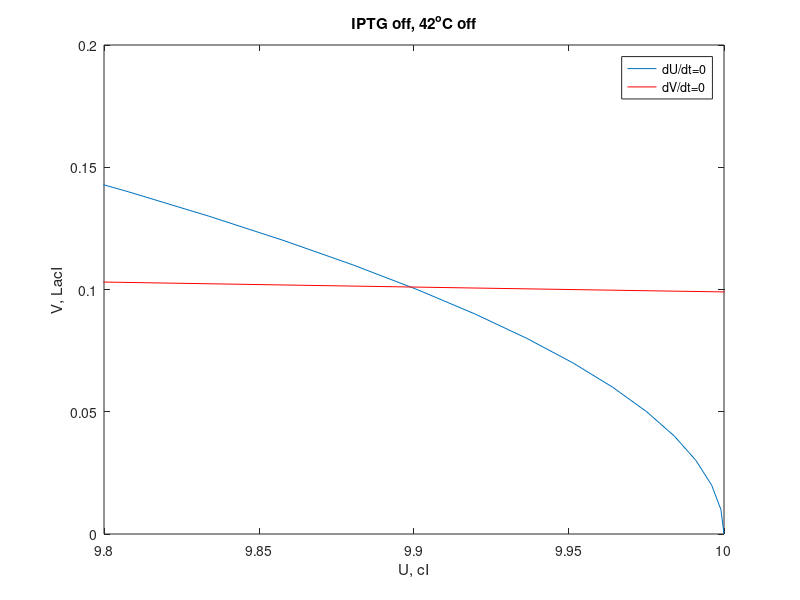

This chart was generated by the following MATLAB code: (Note: this script raises an error after producing the figure.)
clear;hold off;
%options=[];
options = odeset('RelTol',1e-8,'AbsTol',[1e-8 1e-8]);
a1=10;b=2;
a2=10;g=2;
% draw nullcline
y1=0:0.01:30;x2=0:0.01:30;
x1=a1./(1+y1.^b); y2=a2./(1+x2.^g);
figure(1); plot(x1,y1);hold on; plot(x2,y2,'r-');plot([0 30],[0 30],'k--');
legend('dU/dt=0','dV/dt=0');
axis([-1 12 -1 12]);xlabel('U, cI');ylabel('V, LacI');title('IPTG off, 42^oC off');
[x1,y1,button]=ginput(1);
if x1<1 
    xx0=0.1;  yx0=9.9;
elseif x1 < 3
    xx0=2; yx0=2;
else
    xx0=9.9;yx0=0.1;
end
axis([xx0-0.1 xx0+0.1 yx0-0.1 yx0+0.1]);xlabel('U, cI');ylabel('V, LacI');title('IPTG off, 42^oC off');

% calculate the dynamic process from any inital value
button =0;
while button~=3 % right click stop the program
[x1,y1,button]=ginput(1); % get the inital value from mouse left click
x0=x1;y0=y1;
[t1 yt]=ode45('gardnerfunc',0:0.5:20,[x0 y0],options,a1,a2,b,g);
    if x0>y0
        plot(yt(:,1),yt(:,2),'m.-');% lower half
    else
        plot(yt(:,1),yt(:,2),'c.-'); % upper half
    end
end
